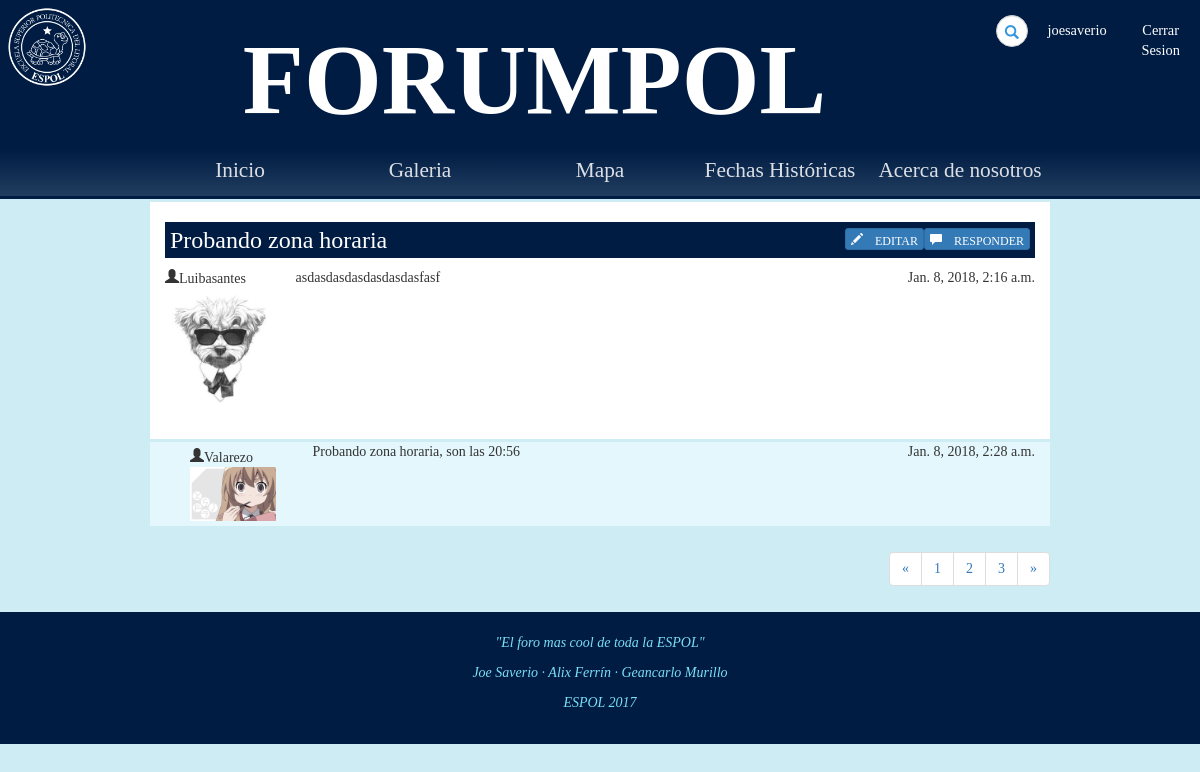
Screenshot of /foro/anuncios/52/ (signed in) with the database file from the repository.
### Foro/models.py (models this page shows, shortened)
class Thread(models.Model):
	op = models.ForeignKey(Post,on_delete=models.CASCADE)
	category = models.CharField(max_length=25, default='')
	topic = models.CharField(max_length=100, default='')
	respuestas = models.BigIntegerField(default=0)

class Post(models.Model):
	reply_to = models.ForeignKey('self',blank=True, null=True,on_delete=models.SET_NULL)
	content = models.TextField(max_length=500, default='')
	image = models.ImageField(upload_to=upload_location, blank=True,null=True)
	owner = models.ForeignKey(User,null=True,on_delete=models.SET_NULL)
	date = models.DateTimeField(auto_now=True)
	aprobado = models.NullBooleanField(default=None,null=True)

### accounts/models.py (models this page shows, shortened)
class UserProfile(models.Model):
	user = models.OneToOneField(User,on_delete=models.CASCADE)
	city = models.CharField(max_length=25, default='')
	website = models.URLField(default='')
	phone = models.IntegerField(default=0)
	image = models.ImageField(upload_to= upload_location, blank=True)
	moderador = models.BooleanField(default=False)

### Foro/views.py (the view, shortened to what this page needs)
# urls.py: url(r'^anuncios/(?P<Post_Id>[-]?[0-9]+)/$', login_required(views.detalle_anuncio), name='detalle_anuncio'),
def detalle_anuncio(request,Post_Id):
	form_Post = CreateOriginalPostForm(request.POST or None,request.FILES or None)
	try:
		post = Post.objects.get(id = str(Post_Id))
		thread = Thread.objects.get(op=post)
		respuestas = Post.objects.filter(reply_to = str(Post_Id),aprobado = True)
	except Post.DoesNotExist:
		raise Http404("Anuncio no existe")
	except Thread.DoesNotExist:
		raise Http404("Anuncio no es OP	")
	contenido={"anuncio":post,'thread':thread,'usuario':request.user,'respuestas':respuestas,'form':form_Post}
	return render(request,"foro/hilo.html",contenido)

### Foro/forms.py
class CreateOriginalPostForm(forms.ModelForm):
	class Meta:
		model = Post
		widgets = {
			'content': forms.Textarea(attrs={'cols': 80, 'rows': 7}),
		}
		exclude= ['date','owner','reply_to','aprobado']

### Foro/templates/Foro/hilo.html (shortened to what this page needs)
{% extends 'Foro/base.html' %}
{% load static from staticfiles %}
{% block estilo %}<link rel="stylesheet" type="text/css" href="{% static 'css/hilo.css' %}">{% endblock %}
{% block body %}
    <div id="hilo" class="col-9">
        <div id="op-post" class="container-fluid">
            <h3 class="post-topic">
				{{thread.topic}}
				<button class="btn btn-primary btn-xs pull-right resp-btn glyphicon glyphicon-comment"> RESPONDER</button>
				{% if usuario.userprofile.moderador %}
				<button class="btn btn-primary btn-xs pull-right editar-btn glyphicon glyphicon-pencil"> EDITAR</button>
				{% endif %}
			</h3>
            <div id="op">
                <div class="poster">
                    <div class="poster-info">
                        <span class="glyphicon glyphicon-user">{{anuncio.owner.username}}</span>
						{% if anuncio.owner.userprofile.image %}
						<img src="{{anuncio.owner.userprofile.image.url}}" alt="userProfilePicture">
						{% endif %}
                    </div>
                </div>
                <div class="post-area">
                    <p>{{anuncio.content}}</p>
                </div>
				<p>{{anuncio.date}}</p>
            </div>
        </div>
		{% for post in respuestas %}
        <div class="container-fluid rep">
            <div class="poster">
                <div class="poster-info">
                    <span class="glyphicon glyphicon-user">{{post.owner.username}}</span>
                    {% if post.owner.userprofile.image %}
						<a href="{{post.owner.userprofile.image.url}}"><img  src="{{post.owner.userprofile.image.url}}"  width=500 alt="ImagenResputa"></a>
					{% endif %}
                </div>
            </div>
            <div class="post-area">
                <p>{{post.content}}</p>
            </div>
            <div class="post-num">
                <p>{{post.date}}</p>
            </div>
        </div>
		{% endfor %}
    </div>
    <div id="hilo-footer" class="col-9">
        <nav id="paginas">
            <ul class="pagination">
                <li><a href="#" aria-label="Previous"><span>&laquo;</span></a></li>
                <li><a href="#">1</a></li>
                <li><a href="#">2</a></li>
                <li><a href="#">3</a></li>
                <li><a href="#" aria-label="Next"><span>&raquo;</span></a></li>
            </ul>
        </nav>
    </div>
{% endblock %}

### Foro/templates/Foro/base.html (shortened to what this page needs)
<!DOCTYPE html>
<html>
	<head>
        {% load staticfiles %}
		<link rel="stylesheet" type="text/css" href="{% static 'css/bootstrap.css' %}">
		<link rel="stylesheet" type="text/css" href="{% static 'css/estilo.css' %}">
		{% block estilo %}{% endblock %}
	</head>
	<body>
		<div id="cabecera" class="col-12">
			<span class="logo col-1"><img class ="imagen" src="{% static 'images/espol.png' %}" alt="icono"></span>
			<h2 class = 'col-9'>FORUMPOL</h2>
			<div id="header-opts" class="col-4">
				<div id="buscar" class="col-6">
					<form action="search" class="search-form">
					    <div class="form-group has-feedback">
					        <input type="text" class="form-control" name="search" id="search" placeholder="Buscar...">
					        <span class="glyphicon glyphicon-search form-control-feedback"></span>
					    </div>
					</form>
				</div>
				<h4 class="col-3 user"><a href="{% url 'accounts:view_profile' user.id%}">{{ user }}</a></h4>
				<h4 class="col-3 log"><a href="{% url 'accounts:log_out' %}">Cerrar Sesion</a></h4>
			</div>
		</div>
		<nav id="navegation-bar" class="col-12">
			<ul id="menu">
				<li class="elemento-opcion"><a href="{% url 'foro:index' %}">Inicio</a></li>
				<li class="elemento-opcion"><a href="{% url 'foro:galeria' %}">Galeria</a></li>
				<li class="elemento-opcion"><a href="{% url 'foro:mapa' %}">Mapa</a></li>
				<li class="elemento-opcion"><a href="{% url 'foro:timeline' %}">Fechas Históricas</a></li>
				<li class="elemento-opcion"><a href="{% url 'foro:acerca_de' %}">Acerca de nosotros</a></li>
			</ul>
		</nav>
        {% block body %}
        {% endblock %}
		<footer>
			<p><i>"El foro mas cool de toda la ESPOL"</i></p>
			<p><i>Joe Saverio · Alix Ferrín · Geancarlo Murillo</i></p>
			<p><i>ESPOL 2017</i></p>
		</footer>
	</body>
</html>

### Foro/static/css/estilo.css (style rules this page uses)
* { box-sizing: border-box; }
.col-1 { width: 8.33%; }
.col-3 { width: 25%; }
.col-4 { width: 33.33%; }
.col-6 { width: 50%; }
.col-9 { width: 75%; }
.col-12 { width: 100%; }
#cabecera { background-color: #001C43; margin: 0px; overflow: hidden; display: flex; padding: 5px; }
#cabecera h4 a { font-family: "Libre Baskerville"; }
body { position: relative; top: -20px; bottom: -20px; background-color: white; background-size:cover; height: 100%; background-color: rgb(205, 236, 244); font-family: "Times New Roman"; }
#cabecera h2 { margin-top: 20px; font-size: 100px; color: white; text-align: center; font-weight: bold; font-family: "Libre Baskerville"; padding-left: 120px; }
#cabecera img { width: 100%; }
.user, .log { text-align: center; }
#menu { margin: 0; padding: 0; list-style: none; }
nav#navegation-bar { background: linear-gradient(#001C43, #213D5F); text-align: center; border-bottom-style: solid; border-bottom-color: #001C43; }
ul#menu { display: inline-block; width: 75%; }
ul li.elemento-opcion { padding: 0; margin: 0; float: left; width: 20%; height: 40px; text-align: center; line-height: 40px; font-size: 20px; }
ul li.elemento-opcion a { text-decoration: none; color: white; display: block; opacity: 0.85; font-size: 1.065em; }
footer { background-color: #001C43; color: #7bdef7; padding: 1.5em; text-align: center; position: absolute; width: 100%; }
#buscar { padding-top: 10px; }
.form-group { margin-bottom: 0; }
.search-form .form-group { float: right !important; transition: all 0.35s, border-radius 0s; width: 32px; height: 32px; background-color: #fff; box-shadow: 0 1px 1px rgba(0, 0, 0, 0.075) inset; border-radius: 25px; border: 1px solid #ccc; }
.search-form .form-group input.form-control { padding-right: 20px; border: 0 none; background: transparent; box-shadow: none; display:block; }
.search-form .form-group span.form-control-feedback { position: absolute; top: -1px; right: -2px; z-index: 2; display: block; width: 34px; height: 34px; line-height: 34px; text-align: center; color: #3596e0; left: initial; font-size: 14px; }
#header-opts h4 { padding-top: 5px; color: white; }
#header-opts { display: flex; }
#header-opts h4 { padding-left: 15px; }
#header-opts a { color: white; font-family: "Verdana"; font-size: 0.8em; }

### Foro/static/css/hilo.css (style rules this page uses)
#hilo { margin: 0 auto; }
#paginas { text-align: right; }
#op-post h3 { background-color: #001C43; color: white; padding: 5px; }
#op-post { background-color: white; padding-bottom: 15px; margin: 3px auto; }
#op { margin: 3px auto; display: flex; }
.poster { width: 15%; }
.post-area { overflow: hidden; flex-grow: 1; }
.poster-info img { width: 85%; }
.rep div[class="poster"] { padding: 5px; }
.rep { padding-left: 35px; background-color: #E3F7FC; margin: 3px auto; display: flex; }
.rep .poster-info img { width: 73%; }
#hilo-footer { margin: 0 auto; }

### rows the page displays
Thread: topic "Probando zona horaria"
Post: owner.username "Luibasantes", owner.userprofile.image (picture), content "asdasdasdasdasdasdasfasf", date "Jan. 8, 2018, 2:16 a.m."
Post: owner.username "Valarezo", owner.userprofile.image (picture), content "Probando zona horaria, son las 20:56", date "Jan. 8, 2018, 2:28 a.m."

### other values shown
{{ user }} "joesaverio"
